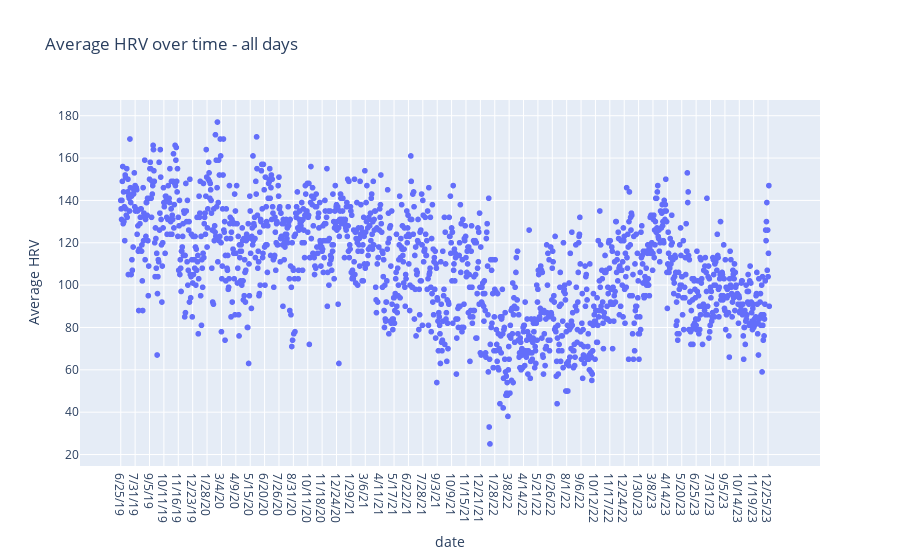

Notebook cell for this chart:
### Markdown cell above
Lets first create a plot of all the average HRV data.

### Code cell
px.scatter(hrv_data, y="Average HRV", title="Average HRV over time - all days")

### Figure 1 — Plotly figure (JSON) as saved in the notebook; plotly's stock layout.template omitted (floating-point values rounded to 4 significant figures; data arrays with more than 128 entries replaced by an {"elided": "..."} marker saying what was removed)
{"data": [{"hovertemplate": "date=%{x}<br>Average HRV=%{y}<extra></extra>", "legendgroup": "", "marker": {"color": "#636efa", "symbol": "circle"}, "mode": "markers", "name": "", "showlegend": false, "type": "scattergl", "x": {"elided": "1649 str values"}, "xaxis": "x", "y": {"elided": "1649 int values"}, "yaxis": "y"}], "layout": {"legend": {"tracegroupgap": 0}, "title": {"text": "Average HRV over time - all days"}, "xaxis": {"anchor": "y", "domain": [0, 1], "title": {"text": "date"}}, "yaxis": {"anchor": "x", "domain": [0, 1], "title": {"text": "Average HRV"}}}}
